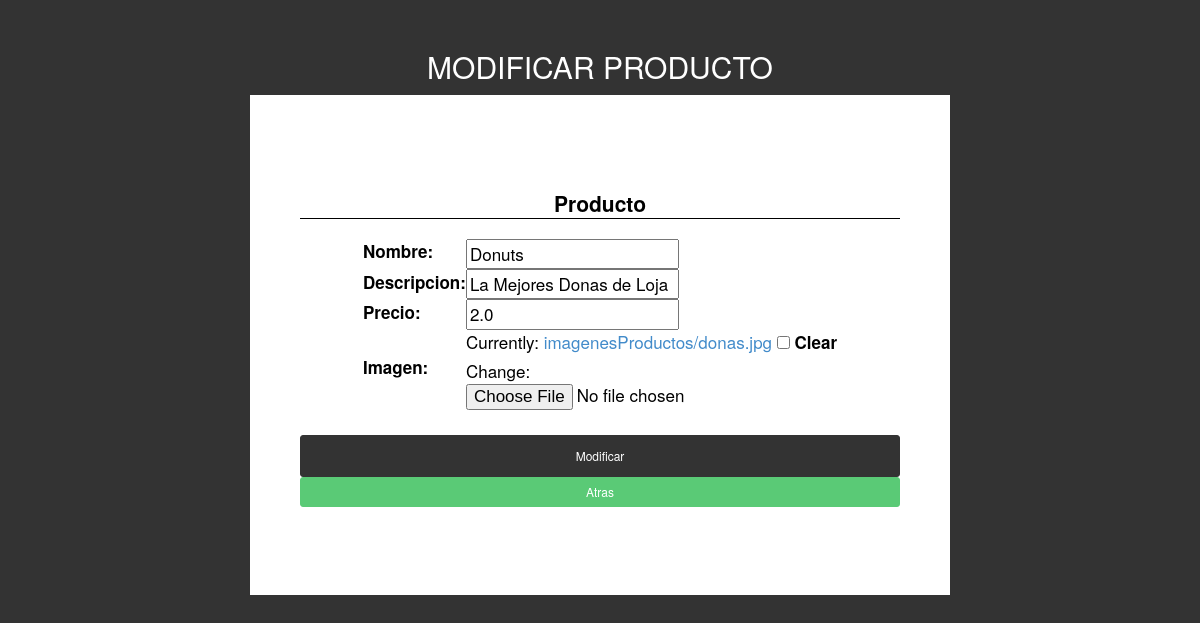
/modificar_Producto/47/ (signed in), run on the app's committed database.
### AppProyectoF/models.py (models this page shows, shortened)
class Producto(models.Model):
    nombre = models.CharField(max_length=100)
    descripcion = models.CharField(max_length=100, default="Sin Descripcion")
    precio = models.FloatField()
    imagen = models.ImageField(upload_to="imagenesProductos/", null= True,blank = True,default='imagenesProductos/img_no_disponible.png')

### AppProyectoF/views.py (the view, shortened to what this page needs)
# urls.py: path('modificar_Producto/<id>/',modificarProducto, name = 'modificarProducto'),
def modificarProducto(request, id):
    producto = Producto.objects.get(id=id)
    datos = {
        'form': FormularioProducto(instance=producto)
    }
    return render(request, "modificarProducto.html", datos)

### AppProyectoF/forms.py
class FormularioProducto(ModelForm):
    class Meta:
        model = Producto
        fields = ['nombre','descripcion','precio','imagen']

### AppProyectoF/context_processor.py (called while the page is built)
def total_carrito(request) :
    total = 0
    numeroItems = 0
    if request.user.is_authenticated:
        if "carrito" in request.session.keys():
            for key, value in request.session["carrito"].items():
                total += float(value["acumulado"])
                numeroItems = numeroItems +1
    return {"total_carrito": total,"total_items": numeroItems }

### templates/modificarProducto.html (shortened to what this page needs)
{% load static %}
<!DOCTYPE html>
<html>
<head>
    <link rel="stylesheet" href='{% static "css/bootstrap.min.css" %}'>
    <link rel="stylesheet" href='{% static "css/font-awesome.min.css" %}'>
    <link rel="stylesheet" href='{% static "css/responsive.css" %}'>
</head>
{% if user.username == 'admin' %}
<body style="background-color: #333333">
    <div class="promo-area" style="background-color: #333333;">
        <center>
            <div style="background-color: #333; max-width: 700px;  max-height: 75px; padding: 10px; margin-top: 20px;">
                <h2 style="color: #ffffff;text-align: center; font-size: 30px;">MODIFICAR PRODUCTO</h2>
            </div>
            <div style="background-color: #ffffff;max-width: 700px; min-height: 500px; padding: 10px;">
                <p style=" color: white; text-align: center; font-size: 20px; ">
                <section class="contenedorFormulario" id="contenedorFormulario"
                    style="max-width: 600px; max-height: 300px; ">
                    <article id="articuloMensaje">
                        {% if mensaje != null %}
                        <div class="alert alert-success" role="alert">
                            <p id="mensaje">
                                {{ mensaje }}
                            </p>
                        </div>
                        {% else %}
                        <br><br><br>
                        {% endif%}
                    </article>
                    <form id="formulario" action="" method="post" enctype="multipart/form-data">
                        <fieldset>
                            <legend style=" color: rgb(0, 0, 0); border-bottom:  1px solid #000000;">
                                <strong>Producto</strong></legend>
                            <table>
                                {{ form }}
                            </table>
                        </fieldset>
                        <br>
                        <button id="botonRegistrar" style="float: right; background-color: #333; border-color: #333"
                            class="btn btn-success btn-sm btn-block" type="submit">Modificar</button>
                        <a href=" {% url 'listadoProductos' %} "> <button
                                style="float: left; background-color: #5ACA76; border-color: #5ACA76" id="btnAtras"
                                class="btn btn-info btn-sm  btn-block" type="button">Atras</button> </a>
                    </form>
                </section>
                </p>
            </div>
        </center>
    </div>
        {% endif %}
    </body>
</html>

### ProyectFinalDBP/static/css/responsive.css (style rules this page uses)
@media only screen and (min-width: 992px) and (max-width: 1280px) { input[type="submit"], button[type="submit"] { padding: 11px 15px; } }

### data on the page
Producto: nombre "Donuts", descripcion "La Mejores Donas de Loja", precio "2.0"
